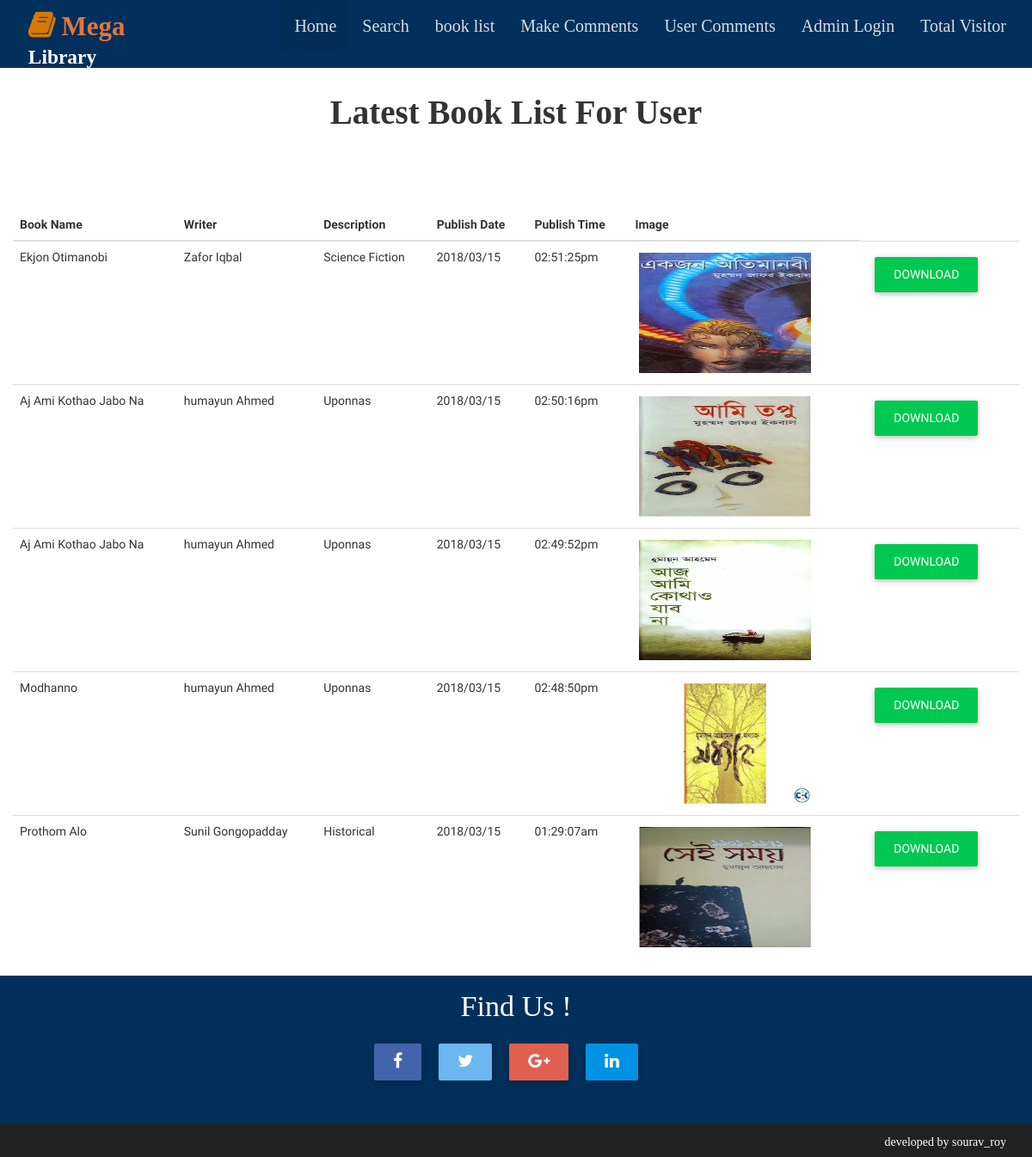
Screenshot of /user_latest_book_list.php with the database file from the repository.
### tables this page shows
CREATE TABLE `books` (
  `id` int(100) NOT NULL,
  `book_name` varchar(50) NOT NULL,
  `writer` varchar(50) NOT NULL,
  `description` varchar(50) NOT NULL,
  `date` varchar(50) NOT NULL,
  `time` varchar(50) NOT NULL,
  `file` varchar(100) NOT NULL
);

### user_latest_book_list.php (the view, shortened to what this page needs)
<?php
	include 'includes/header.php';
?>
	<div class="row">
	    <h5 style="text-align:center;font-family: initial;font-size: 39px;margin-top:50px;margin-bottom:90px;font-weight: bold">Latest Book List For User</h5>
	</div>
  <div class ="container-fluid">
		<div class="row">
			<div class="col-lg-12 col-md-12 colsm-12 col-xs-12">
				<table class="table table-hover">
				  <thead>
					<tr>
					  <th>Book Name</th>
					  <th>Writer</th>
					  <th>Description</th>
					  <th>Publish Date</th>
					  <th>Publish Time</th>
					  <th>Image</th>
					</tr>
				  </thead>
				  <tbody>
					<?php
					require("connection.php");
					$result = mysqli_query($conn, "SELECT * FROM books  ORDER BY date,time DESC LIMIT 0,30");
					while($row=mysqli_fetch_array($result)){
					  echo "<tr>";
					  echo  "<td>" .  $row['book_name']. "</td>";
					  echo  "<td>" .  $row['writer']. "</td>";
					  echo  "<td>"  . $row['description']. "</td>";
					  echo  "<td>"  . $row['date']. "</td>";
					  echo  "<td>"  . $row['time']. "</td>";
					  echo  "<td>"  .  "<img  src='files/".$row['file']."' >". "</td>";
					  echo  "<td> <a class='btn btn-success' href ='files/".$row['file']."' download> Download </a> </td>";
					  ?>
					  <?php
					  echo "</tr>";
					}
					?>
				  </tbody>
				</table>
				</div>
			</div>
		</div>
<?php
	include 'includes/footer.php';
?>

### css/style.css (style rules this page uses)
body { width:100%; margin:0 auto; padding:0auto; display:block; }

### user_latest_book_list.php (style rules this page uses)
img { float: left; margin: 5px; width: 200px; height: 140px; }

### rows the page displays
books: book_name "Ekjon Otimanobi", writer "Zafor Iqbal", description "Science Fiction", date "2018/03/15", time "02:51:25pm", file (picture)
books: book_name "Aj Ami Kothao Jabo Na", writer "humayun Ahmed", description "Uponnas", date "2018/03/15", time "02:50:16pm", file (picture)
books: book_name "Aj Ami Kothao Jabo Na", writer "humayun Ahmed", description "Uponnas", date "2018/03/15", time "02:49:52pm", file (picture)
books: book_name "Modhanno", writer "humayun Ahmed", description "Uponnas", date "2018/03/15", time "02:48:50pm", file (picture)
books: book_name "Prothom Alo", writer "Sunil Gongopadday", description "Historical", date "2018/03/15", time "01:29:07am", file (picture)
